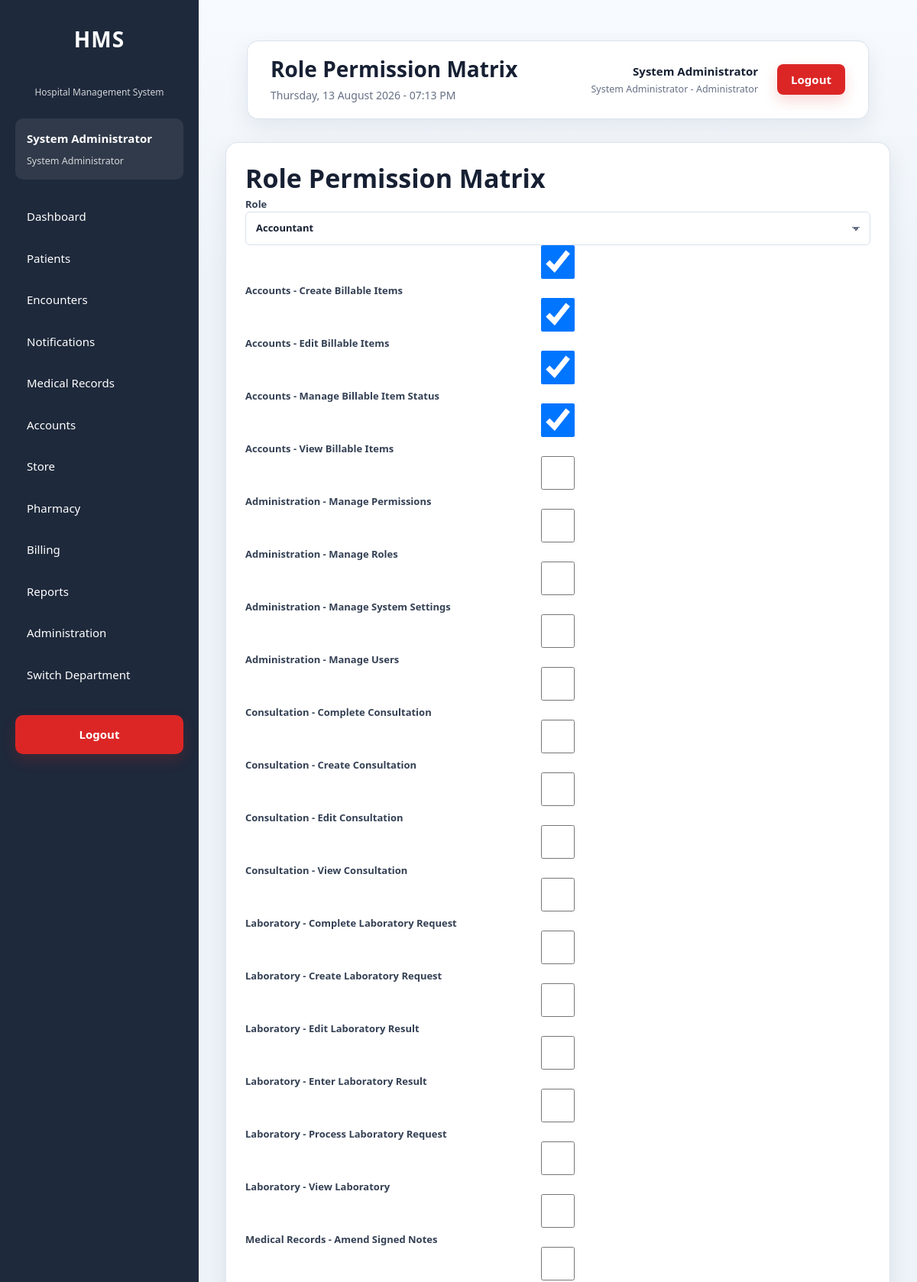
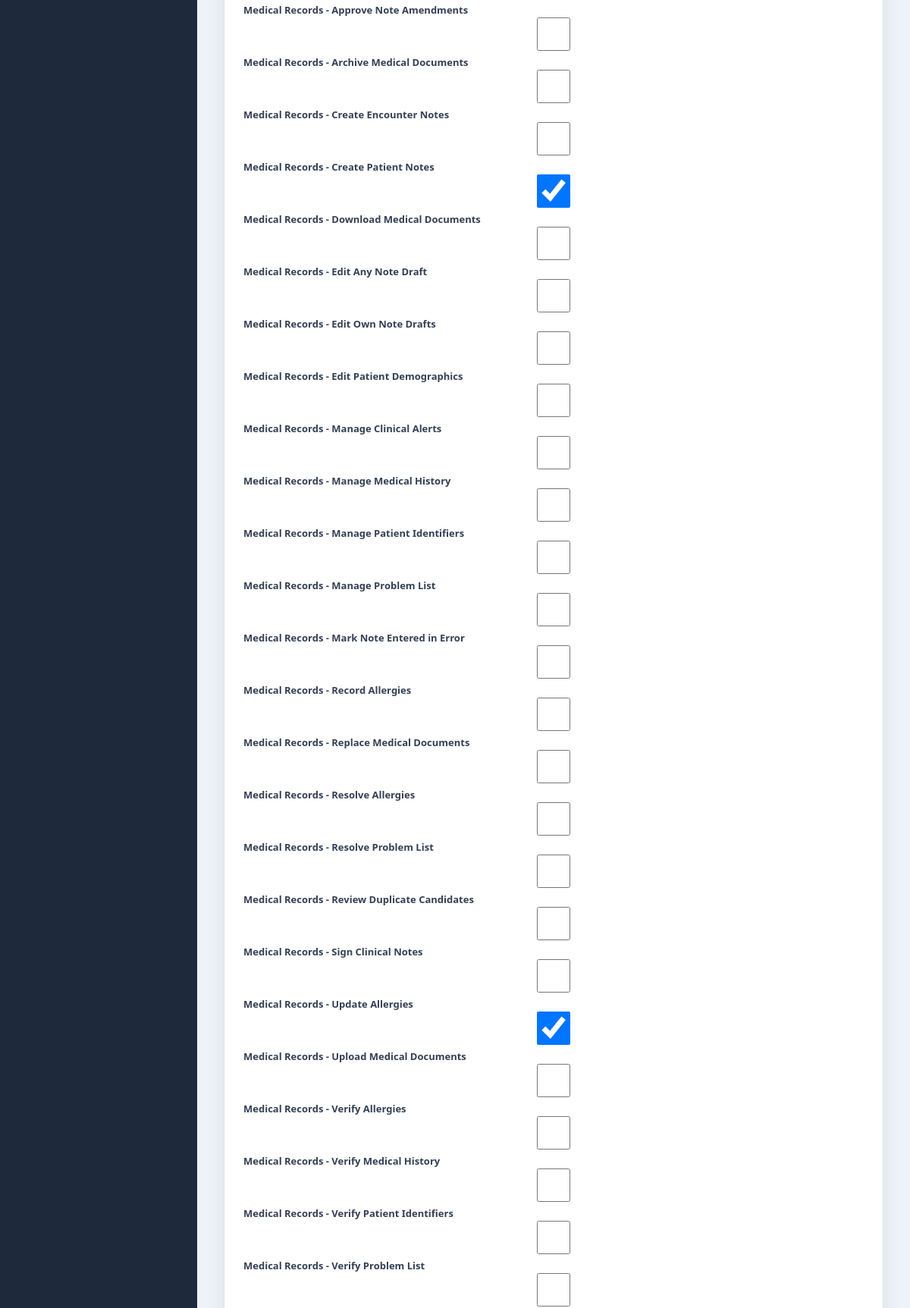
The app's page /modules/administration/permissions/matrix.php (signed in, upper part) with its own data (2 pictures, top to bottom).
### tables this page shows
CREATE TABLE `roles` (
  `id` int(11) NOT NULL AUTO_INCREMENT,
  `role_name` varchar(100) NOT NULL,
  `description` text DEFAULT NULL,
  `is_active` tinyint(1) NOT NULL DEFAULT 1,
  `created_at` timestamp NOT NULL DEFAULT current_timestamp(),
  `updated_at` timestamp NULL DEFAULT NULL ON UPDATE current_timestamp(),
  PRIMARY KEY (`id`),
  UNIQUE KEY `uq_roles_name` (`role_name`),
  KEY `idx_roles_active` (`is_active`)
);

CREATE TABLE `permissions` (
  `id` int(11) NOT NULL AUTO_INCREMENT,
  `permission_key` varchar(100) NOT NULL,
  `permission_name` varchar(150) NOT NULL,
  `module` varchar(100) NOT NULL,
  `description` text DEFAULT NULL,
  `is_active` tinyint(1) NOT NULL DEFAULT 1,
  `created_at` timestamp NOT NULL DEFAULT current_timestamp(),
  `updated_at` timestamp NULL DEFAULT NULL ON UPDATE current_timestamp(),
  PRIMARY KEY (`id`),
  UNIQUE KEY `uq_permissions_key` (`permission_key`),
  KEY `idx_permissions_module` (`module`),
  KEY `idx_permissions_active` (`is_active`)
);

### config/auth.php (called while the page is built, shortened)
<?php
$config = require __DIR__ . '/app.php';
require_once __DIR__ . '/../services/SessionService.php';
$sessionService = new SessionService();
$sessionService->requireLogin();
$currentUser = $sessionService->user();

### services/SessionService.php (called while the page is built, shortened)
<?php
class SessionService
{
    private ?PDO $pdo;
    private ?int $resolvedTimeoutSeconds = null;
    public function __construct(?PDO $pdo = null)
    {
        if ($pdo === null) {
            require_once __DIR__ . '/../config/database.php';
            $pdo = $GLOBALS['pdo'] ?? ($pdo ?? null);
        }
        $this->pdo = $pdo;
    }
    public function user(): ?array
    {
        return $_SESSION['user'] ?? null;
    }
    private function sessionTimeoutSeconds(): int
    {
        if ($this->resolvedTimeoutSeconds !== null) {
            return $this->resolvedTimeoutSeconds;
        }
        $config = require __DIR__ . '/../config/app.php';
        $fallback = max(
            60,
            (int)($config['security']['session_timeout_seconds']
                ?? self::SESSION_TIMEOUT_SECONDS)
        );
        try {
            $minutes = (new SettingsService($this->pdo))->getInteger(
                'security.session_timeout_minutes',
                (int)ceil($fallback / 60)
            );
            return $this->resolvedTimeoutSeconds = max(60, $minutes * 60);
        } catch (Throwable $exception) {
            return $this->resolvedTimeoutSeconds = $fallback;
        }
    }
}

### config/helpers.php (called while the page is built, shortened)
<?php
function e($value): string
{
    return htmlspecialchars(
        (string)$value,
        ENT_QUOTES,
        'UTF-8'
    );
}

### services/RoleService.php (called while the page is built, shortened)
<?php
class RoleService
{
    private PDO $pdo;
    public function __construct(PDO $pdo)
    {
        $this->pdo = $pdo;
    }
    public function listRoles(bool $includeInactive = true): array
    {
        $stmt = $this->pdo->prepare(
            'SELECT id, role_name, description, is_active, created_at, updated_at FROM roles WHERE is_active = 1 ORDER BY role_name'
        );
        $stmt->execute();
        return $stmt->fetchAll(PDO::FETCH_ASSOC);
    }
}

### modules/administration/partials/bootstrap.php (called while the page is built, shortened)
<?php
require_once __DIR__ . '/../../../config/auth.php';
require_once __DIR__ . '/../../../config/database.php';
require_once __DIR__ . '/../../../config/helpers.php';
require_once __DIR__ . '/../../../services/RoleService.php';
require_once __DIR__ . '/../../../services/PermissionService.php';
require_once __DIR__ . '/../../../services/UserDepartmentService.php';
$permissionService = new PermissionService($pdo);
$roleService = new RoleService($pdo);

### config/app.php (called while the page is built, shortened)
<?php
$configuredEnvironment = strtolower(trim((string)getenv('HMS_APP_ENV')));
$allowedEnvironments = ['development', 'testing', 'production'];
$applicationEnvironment = in_array(
    $configuredEnvironment,
    $allowedEnvironments,
    true
) ? $configuredEnvironment : 'production';
$developmentBypassValue = strtolower(
    trim((string)getenv('HMS_ENABLE_DEV_AUTH_BYPASS'))
);
$developmentAuthBypass = $applicationEnvironment === 'development'
    && in_array(
        $developmentBypassValue,
        ['1', 'true', 'yes', 'on'],
        true
    );
$configuredDocumentStorageRoot = trim(
    (string)getenv('HMS_DOCUMENT_STORAGE_ROOT')
);
$documentStorageRoot = $configuredDocumentStorageRoot !== ''
    ? $configuredDocumentStorageRoot
    : dirname(__DIR__, 3) . DIRECTORY_SEPARATOR . 'hms_secure_documents';
return [
    'app' => [
        'name' => 'Hospital Management System',
        'version' => '1.0.0',
        'timezone' => 'Africa/Lagos',
        'environment' => $applicationEnvironment,
        'development_auth_bypass' => $developmentAuthBypass,
        'base_url' => '/hospital_management_system'
    ],
    'hospital' => [
        'code' => 'HMS',
        'name' => 'Hospital Management System',
        'currency' => '₦'
    ],
    'database' => [
        'host' => 'localhost',
        'name' => 'hospital_management_system',
        'user' => 'root',
        'pass' => ''
    ],
    'security' => [
        'max_failed_login_attempts' => 5,
        'session_timeout_seconds' => 1800
    ],
    'documents' => [
        'storage_root' => $documentStorageRoot,
        'storage_provider' => 'local'
    ]
];

### services/PermissionService.php (called while the page is built, shortened)
<?php
class PermissionService
{
    private PDO $pdo;
    public function __construct(PDO $pdo, ?SettingsService $settingsService = null)
    {
        $this->pdo = $pdo;
    }
    public function hasPermission(
        string $permission,
        ?array $user = null
    ): bool {
        $user = $user ?? $this->currentUser();
        if ($this->isAdministrator($user)) {
            return true;
        }
    }
    public function listPermissions(bool $includeInactive = true): array
    {
        $sql = '
            SELECT id, permission_key, permission_name, module,
                   description, is_active, created_at, updated_at
            FROM permissions
        ';
        if (!$includeInactive) {
            $sql .= ' WHERE is_active = 1';
        }
        $sql .= ' ORDER BY module, permission_name';
        try {
            return $this->pdo->query($sql)->fetchAll(PDO::FETCH_ASSOC);
        } catch (Throwable $exception) {
            return [];
        }
    }
    public function getRolePermissions(int $roleId): array
    {
        $stmt = $this->pdo->prepare('
            SELECT p.id, p.permission_key, p.permission_name, p.module,
                   p.description, p.is_active
            FROM permissions p
            INNER JOIN role_permissions rp ON rp.permission_id = p.id
            WHERE rp.role_id = :role_id
            ORDER BY p.module, p.permission_name
        ');
        $stmt->execute([':role_id' => $roleId]);
        return $stmt->fetchAll(PDO::FETCH_ASSOC);
    }
    public function canViewBillableItems(?array $user = null): bool
    {
        $user = $user ?? $this->currentUser();
        return $this->isAdministrator($user)
            || $this->hasPermission('view_billable_items', $user);
    }
    public function canViewBilling(?array $user = null): bool
    {
        $user = $user ?? $this->currentUser();
        return $this->isAdministrator($user)
            || $this->hasPermission('view_billing', $user);
    }
    public function canViewInventory(?array $user = null): bool
    {
        $user = $user ?? $this->currentUser();
        return $this->isAdministrator($user)
            || $this->hasPermission('view_inventory', $user);
    }
    public function canViewReports(?array $user = null): bool
    {
        $user = $user ?? $this->currentUser();
        return $this->isAdministrator($user)
            || $this->hasPermission('view_reports', $user);
    }
    public function isAdministrator(?array $user = null): bool
    {
        $user = $user ?? $this->currentUser();
        return ($user['role_name'] ?? '') === 'System Administrator';
    }
}

### modules/administration/permissions/matrix.php (the view, shortened to what this page needs)
<?php
require_once __DIR__ . '/../partials/bootstrap.php';
$pageTitle = 'Role Permission Matrix';
$roles = $roleService->listRoles(false);
$permissions = $permissionService->listPermissions(false);
$selectedRoleId = (int)($_GET['role_id'] ?? ($roles[0]['id'] ?? 0));
$assigned = array_map('intval', array_column($permissionService->getRolePermissions($selectedRoleId), 'id'));
require_once __DIR__ . '/../../../layouts/header.php';
require_once __DIR__ . '/../../../layouts/sidebar.php';
?>
<main class="content">
    <?php require_once __DIR__ . '/../../../layouts/navbar.php'; ?>
    <section class="card">
        <h2>Role Permission Matrix</h2>
        <form method="GET">
            <label>Role
                <select name="role_id" onchange="this.form.submit()">
                    <?php foreach ($roles as $role): ?><option value="<?= (int)$role['id'] ?>" <?= (int)$role['id'] === $selectedRoleId ? 'selected' : '' ?>><?= e($role['role_name']) ?></option><?php endforeach; ?>
                </select>
            </label>
        </form>
        <form method="POST" action="matrix_save.php">
            <?php foreach ($permissions as $permission): ?>
                <label style="display:block">
                    <input type="checkbox" name="permission_ids[]" value="<?= (int)$permission['id'] ?>" <?= in_array((int)$permission['id'], $assigned, true) ? 'checked' : '' ?>>
                    <?= e($permission['module'] . ' - ' . $permission['permission_name']) ?>
                </label>
            <?php endforeach; ?>
        </form>
    </section>
</main>
<?php require_once __DIR__ . '/../../../layouts/footer.php'; ?>

### layouts/sidebar.php (shortened to what this page needs)
<?php
$currentPage = basename($_SERVER['PHP_SELF']);
$canAccessMedicalRecordsSidebar = false;
$departmentNotificationCount = 0;
if ($currentUser && isset($pdo)) {
    require_once __DIR__ . '/../services/PermissionService.php';
    $sidebarPermissionService = new PermissionService($pdo);
    $canAccessMedicalRecordsSidebar = $sidebarPermissionService->hasPermission(
        'view_medical_record',
        $currentUser
    );
    $sidebarDepartmentId = (int)(
        $currentUser['active_department_id']
        ?? $_SESSION['active_department_id']
        ?? $currentUser['department_id']
        ?? 0
    );
    if ($sidebarDepartmentId > 0) {
        $departmentNotificationCount = (new DepartmentNotificationService($pdo))->getUnreadCount($sidebarDepartmentId);
    }
}
?>
<aside class="sidebar">
    <div class="sidebar-header">
        <h2>HMS</h2>
        <p>Hospital Management System</p>
    </div>
    <?php if ($currentUser): ?>
        <div class="sidebar-user">
            <strong>
                <?= e($currentUser['first_name']) ?>
                <?= e($currentUser['last_name']) ?>
            </strong>
            <small>
                <?= e($currentUser['role_name']) ?>
            </small>
        </div>
    <?php endif; ?>
    <nav class="sidebar-nav">
        <ul>
            <li>
                <a
                    href="<?= e($baseUrl) ?>/dashboard/index.php"
                    class="<?= $currentPage === 'index.php' ? 'active' : '' ?>">
                    Dashboard
                </a>
            </li>
            <li>
                <a href="<?= e($baseUrl) ?>/modules/patients/search.php">
                    Patients
                </a>
            </li>
            <li>
                <a href="<?= e($baseUrl) ?>/modules/patients/search.php">
                    Encounters
                </a>
            </li>
            <li>
                <a href="<?= e($baseUrl) ?>/modules/department_notifications/index.php">
                    Notifications<?= $departmentNotificationCount > 0 ? ' (' . (int)$departmentNotificationCount . ')' : '' ?>
                </a>
            </li>
            <?php if ($canAccessMedicalRecordsSidebar): ?>
                <li>
                    <a href="<?= e($baseUrl) ?>/modules/medical_records/index.php">
                        Medical Records
                    </a>
                </li>
            <?php endif; ?>
            <?php if ($currentUser && $sidebarPermissionService->canViewBillableItems($currentUser)): ?>
                <li>
                    <a href="<?= e($baseUrl) ?>/modules/accounts/index.php">
                        Accounts
                    </a>
                </li>
            <?php endif; ?>
            <?php if ($currentUser && $sidebarPermissionService->canViewInventory($currentUser)): ?>
                <li>
                    <a href="<?= e($baseUrl) ?>/modules/store/index.php">
                        Store
                    </a>
                </li>
            <?php endif; ?>
            <?php if ($currentUser && $sidebarPermissionService->hasPermission('view_pharmacy', $currentUser)): ?>
                <li>
                    <a href="<?= e($baseUrl) ?>/modules/pharmacy/index.php">
                        Pharmacy
                    </a>
                </li>
            <?php endif; ?>
            <?php if ($currentUser && $sidebarPermissionService->canViewBilling($currentUser)): ?>
                <li>
                    <a href="<?= e($baseUrl) ?>/modules/billing/index.php">
                        Billing
                    </a>
                </li>
            <?php endif; ?>
            <?php if ($currentUser && $sidebarPermissionService->canViewReports($currentUser)): ?>
                <li>
                    <a href="<?= e($baseUrl) ?>/modules/reports/index.php">
                        Reports
                    </a>
                </li>
            <?php endif; ?>
            <?php if (($currentUser['role_name'] ?? '') === 'System Administrator'): ?>
                <li>
                    <a href="<?= e($baseUrl) ?>/modules/administration/dashboard/index.php">
                        Administration
                    </a>
                </li>
            <?php endif; ?>
            <li>
                <a href="<?= e($baseUrl) ?>/modules/administration/department_switch.php">
                    Switch Department
                </a>
            </li>
        </ul>
    </nav>
    <div class="sidebar-footer">
        <a
            href="<?= e($baseUrl) ?>/authentication/logout.php"
            class="logout-btn">
            Logout
        </a>
    </div>
</aside>
<div class="main-container">

### layouts/navbar.php (shortened to what this page needs)
<?php
$currentDateTime = date('l, d F Y - h:i A');
$currentUser ??= [];
$config = require __DIR__ . '/../config/app.php';
$baseUrl = rtrim($config['app']['base_url'], '/');
?>
<header class="navbar">
    <div class="navbar-left">
        <h1>
            <?= e($pageTitle ?? 'Hospital Management System') ?>
        </h1>
        <span>
            <?= e($currentDateTime) ?>
        </span>
    </div>
    <div class="navbar-right">
        <div class="navbar-user">
            <div class="user-details">
                <strong>
                    <?= e($currentUser['first_name'] ?? '') ?>
                    <?= e($currentUser['last_name'] ?? '') ?>
                </strong>
                <small>
                    <?= e($currentUser['role_name'] ?? '') ?>
                    -
                    <?= e($currentUser['active_department_name'] ?? $currentUser['department_name'] ?? '') ?>
                </small>
            </div>
        </div>
        <div class="navbar-actions">
            <a
                href="<?= e($baseUrl) ?>/authentication/logout.php"
                class="logout-link">
                Logout
            </a>
        </div>
    </div>
</header>

### records on screen
roles: role_name "System Administrator"
permissions: id "☑", module+permission_name "Accounts - Create Billable Items"
permissions: id "☑", module+permission_name "Accounts - Edit Billable Items"
permissions: id "☑", module+permission_name "Accounts - Manage Billable Item Status"
permissions: id "☑", module+permission_name "Accounts - View Billable Items"
permissions: module+permission_name "Administration - Manage Permissions"
permissions: module+permission_name "Administration - Manage Roles"
permissions: module+permission_name "Administration - Manage System Settings"
permissions: module+permission_name "Administration - Manage Users"
permissions: module+permission_name "Consultation - Complete Consultation"
permissions: module+permission_name "Consultation - Create Consultation"
permissions: module+permission_name "Consultation - Edit Consultation"
permissions: module+permission_name "Consultation - View Consultation"
permissions: module+permission_name "Laboratory - Complete Laboratory Request"
permissions: module+permission_name "Laboratory - Create Laboratory Request"
permissions: module+permission_name "Laboratory - Edit Laboratory Result"
permissions: module+permission_name "Laboratory - Enter Laboratory Result"
permissions: module+permission_name "Laboratory - Process Laboratory Request"
permissions: module+permission_name "Laboratory - View Laboratory"
permissions: module+permission_name "Medical Records - Amend Signed Notes"
permissions: module+permission_name "Medical Records - Approve Note Amendments"
permissions: module+permission_name "Medical Records - Archive Medical Documents"
permissions: module+permission_name "Medical Records - Create Encounter Notes"
permissions: module+permission_name "Medical Records - Create Patient Notes"
permissions: id "☑", module+permission_name "Medical Records - Download Medical Documents"
permissions: module+permission_name "Medical Records - Edit Any Note Draft"
permissions: module+permission_name "Medical Records - Edit Own Note Drafts"
permissions: module+permission_name "Medical Records - Edit Patient Demographics"
permissions: module+permission_name "Medical Records - Manage Clinical Alerts"
permissions: module+permission_name "Medical Records - Manage Medical History"
permissions: module+permission_name "Medical Records - Manage Patient Identifiers"
permissions: module+permission_name "Medical Records - Manage Problem List"
permissions: module+permission_name "Medical Records - Mark Note Entered in Error"
permissions: module+permission_name "Medical Records - Record Allergies"
permissions: module+permission_name "Medical Records - Replace Medical Documents"
permissions: module+permission_name "Medical Records - Resolve Allergies"
permissions: module+permission_name "Medical Records - Resolve Problem List"
permissions: module+permission_name "Medical Records - Review Duplicate Candidates"
permissions: module+permission_name "Medical Records - Sign Clinical Notes"
permissions: module+permission_name "Medical Records - Update Allergies"
permissions: id "☑", module+permission_name "Medical Records - Upload Medical Documents"
permissions: module+permission_name "Medical Records - Verify Allergies"
permissions: module+permission_name "Medical Records - Verify Medical History"
permissions: module+permission_name "Medical Records - Verify Patient Identifiers"
permissions: module+permission_name "Medical Records - Verify Problem List"

### other values on screen
$currentUser['first_name'] "System"
$currentUser['last_name'] "Administrator"
$pageTitle "Role Permission Matrix"
$currentUser['active_department_name'] "Administrator"
form field role_id "Accountant"
